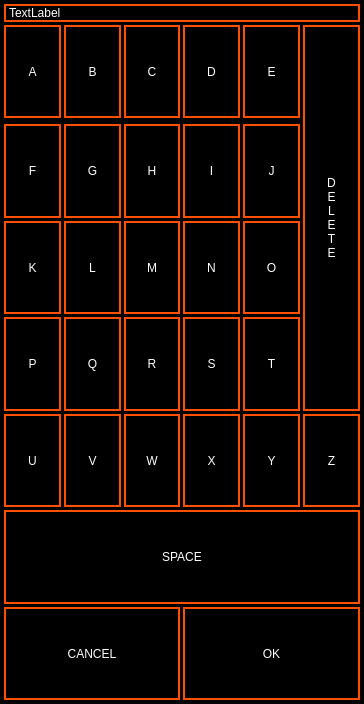
<?xml version="1.0" encoding="UTF-8"?>
<ui version="4.0">
 <class>SettingsUsernameKeyboardScreenPortrait</class>
 <widget class="QWidget" name="SettingsUsernameKeyboardScreenPortrait">
  <property name="windowModality">
   <enum>Qt::NonModal</enum>
  </property>
  <property name="geometry">
   <rect>
    <x>0</x>
    <y>0</y>
    <width>364</width>
    <height>704</height>
   </rect>
  </property>
  <property name="sizePolicy">
   <sizepolicy hsizetype="Expanding" vsizetype="Expanding">
    <horstretch>0</horstretch>
    <verstretch>0</verstretch>
   </sizepolicy>
  </property>
  <property name="windowTitle">
   <string notr="true">Keyboard</string>
  </property>
  <property name="styleSheet">
   <string notr="true">QWidget {
    background: black;
}

QToolButton {
	border: 2px solid #FE5000;
	background: black;
	color: white;
}

QToolButton:pressed {
	background: qlineargradient(x1:0, y1:0, x2:1, y2:1, stop:0 #FF1D1D, stop:1 #FE5000);
}

QLabel {
    color: white;
	border: 2px solid #FE5000;
}</string>
  </property>
  <layout class="QVBoxLayout" name="verticalLayout" stretch="0">
   <property name="spacing">
    <number>0</number>
   </property>
   <property name="leftMargin">
    <number>4</number>
   </property>
   <property name="topMargin">
    <number>4</number>
   </property>
   <property name="rightMargin">
    <number>4</number>
   </property>
   <property name="bottomMargin">
    <number>4</number>
   </property>
   <item>
    <layout class="QGridLayout" name="gridLayout">
     <property name="sizeConstraint">
      <enum>QLayout::SetDefaultConstraint</enum>
     </property>
     <property name="spacing">
      <number>3</number>
     </property>
     <item row="6" column="5">
      <widget class="QToolButton" name="zKeyBtn">
       <property name="sizePolicy">
        <sizepolicy hsizetype="Expanding" vsizetype="Expanding">
         <horstretch>0</horstretch>
         <verstretch>0</verstretch>
        </sizepolicy>
       </property>
       <property name="minimumSize">
        <size>
         <width>20</width>
         <height>0</height>
        </size>
       </property>
       <property name="styleSheet">
        <string notr="true"/>
       </property>
       <property name="text">
        <string>Z</string>
       </property>
       <attribute name="buttonGroup">
        <string notr="true">keyBtnGroup</string>
       </attribute>
      </widget>
     </item>
     <item row="4" column="0">
      <widget class="QToolButton" name="kKeyBtn">
       <property name="sizePolicy">
        <sizepolicy hsizetype="Expanding" vsizetype="Expanding">
         <horstretch>0</horstretch>
         <verstretch>0</verstretch>
        </sizepolicy>
       </property>
       <property name="minimumSize">
        <size>
         <width>20</width>
         <height>0</height>
        </size>
       </property>
       <property name="styleSheet">
        <string notr="true"/>
       </property>
       <property name="text">
        <string>K</string>
       </property>
       <attribute name="buttonGroup">
        <string notr="true">keyBtnGroup</string>
       </attribute>
      </widget>
     </item>
     <item row="4" column="3">
      <widget class="QToolButton" name="nKeyBtn">
       <property name="sizePolicy">
        <sizepolicy hsizetype="Expanding" vsizetype="Expanding">
         <horstretch>0</horstretch>
         <verstretch>0</verstretch>
        </sizepolicy>
       </property>
       <property name="minimumSize">
        <size>
         <width>20</width>
         <height>0</height>
        </size>
       </property>
       <property name="styleSheet">
        <string notr="true"/>
       </property>
       <property name="text">
        <string>N</string>
       </property>
       <attribute name="buttonGroup">
        <string notr="true">keyBtnGroup</string>
       </attribute>
      </widget>
     </item>
     <item row="6" column="3">
      <widget class="QToolButton" name="xKeyBtn">
       <property name="sizePolicy">
        <sizepolicy hsizetype="Expanding" vsizetype="Expanding">
         <horstretch>0</horstretch>
         <verstretch>0</verstretch>
        </sizepolicy>
       </property>
       <property name="minimumSize">
        <size>
         <width>20</width>
         <height>0</height>
        </size>
       </property>
       <property name="styleSheet">
        <string notr="true"/>
       </property>
       <property name="text">
        <string>X</string>
       </property>
       <attribute name="buttonGroup">
        <string notr="true">keyBtnGroup</string>
       </attribute>
      </widget>
     </item>
     <item row="3" column="3">
      <widget class="QToolButton" name="iKeyBtn">
       <property name="sizePolicy">
        <sizepolicy hsizetype="Expanding" vsizetype="Expanding">
         <horstretch>0</horstretch>
         <verstretch>0</verstretch>
        </sizepolicy>
       </property>
       <property name="minimumSize">
        <size>
         <width>20</width>
         <height>0</height>
        </size>
       </property>
       <property name="styleSheet">
        <string notr="true"/>
       </property>
       <property name="text">
        <string>I</string>
       </property>
       <attribute name="buttonGroup">
        <string notr="true">keyBtnGroup</string>
       </attribute>
      </widget>
     </item>
     <item row="6" column="2">
      <widget class="QToolButton" name="wKeyBtn">
       <property name="sizePolicy">
        <sizepolicy hsizetype="Expanding" vsizetype="Expanding">
         <horstretch>0</horstretch>
         <verstretch>0</verstretch>
        </sizepolicy>
       </property>
       <property name="minimumSize">
        <size>
         <width>20</width>
         <height>0</height>
        </size>
       </property>
       <property name="styleSheet">
        <string notr="true"/>
       </property>
       <property name="text">
        <string>W</string>
       </property>
       <attribute name="buttonGroup">
        <string notr="true">keyBtnGroup</string>
       </attribute>
      </widget>
     </item>
     <item row="1" column="2">
      <widget class="QToolButton" name="cKeyBtn">
       <property name="sizePolicy">
        <sizepolicy hsizetype="Expanding" vsizetype="Expanding">
         <horstretch>0</horstretch>
         <verstretch>0</verstretch>
        </sizepolicy>
       </property>
       <property name="minimumSize">
        <size>
         <width>20</width>
         <height>0</height>
        </size>
       </property>
       <property name="styleSheet">
        <string notr="true"/>
       </property>
       <property name="text">
        <string>C</string>
       </property>
       <attribute name="buttonGroup">
        <string notr="true">keyBtnGroup</string>
       </attribute>
      </widget>
     </item>
     <item row="3" column="4">
      <widget class="QToolButton" name="jKeyBtn">
       <property name="sizePolicy">
        <sizepolicy hsizetype="Expanding" vsizetype="Expanding">
         <horstretch>0</horstretch>
         <verstretch>0</verstretch>
        </sizepolicy>
       </property>
       <property name="minimumSize">
        <size>
         <width>20</width>
         <height>0</height>
        </size>
       </property>
       <property name="styleSheet">
        <string notr="true"/>
       </property>
       <property name="text">
        <string>J</string>
       </property>
       <attribute name="buttonGroup">
        <string notr="true">keyBtnGroup</string>
       </attribute>
      </widget>
     </item>
     <item row="3" column="1">
      <widget class="QToolButton" name="gKeyBtn">
       <property name="sizePolicy">
        <sizepolicy hsizetype="Expanding" vsizetype="Expanding">
         <horstretch>0</horstretch>
         <verstretch>0</verstretch>
        </sizepolicy>
       </property>
       <property name="minimumSize">
        <size>
         <width>20</width>
         <height>0</height>
        </size>
       </property>
       <property name="styleSheet">
        <string notr="true"/>
       </property>
       <property name="text">
        <string>G</string>
       </property>
       <attribute name="buttonGroup">
        <string notr="true">keyBtnGroup</string>
       </attribute>
      </widget>
     </item>
     <item row="5" column="2">
      <widget class="QToolButton" name="rKeyBtn">
       <property name="sizePolicy">
        <sizepolicy hsizetype="Expanding" vsizetype="Expanding">
         <horstretch>0</horstretch>
         <verstretch>0</verstretch>
        </sizepolicy>
       </property>
       <property name="minimumSize">
        <size>
         <width>20</width>
         <height>0</height>
        </size>
       </property>
       <property name="styleSheet">
        <string notr="true"/>
       </property>
       <property name="text">
        <string>R</string>
       </property>
       <attribute name="buttonGroup">
        <string notr="true">keyBtnGroup</string>
       </attribute>
      </widget>
     </item>
     <item row="5" column="1">
      <widget class="QToolButton" name="qKeyBtn">
       <property name="sizePolicy">
        <sizepolicy hsizetype="Expanding" vsizetype="Expanding">
         <horstretch>0</horstretch>
         <verstretch>0</verstretch>
        </sizepolicy>
       </property>
       <property name="minimumSize">
        <size>
         <width>20</width>
         <height>0</height>
        </size>
       </property>
       <property name="styleSheet">
        <string notr="true"/>
       </property>
       <property name="text">
        <string>Q</string>
       </property>
       <attribute name="buttonGroup">
        <string notr="true">keyBtnGroup</string>
       </attribute>
      </widget>
     </item>
     <item row="5" column="0">
      <widget class="QToolButton" name="pKeyBtn">
       <property name="sizePolicy">
        <sizepolicy hsizetype="Expanding" vsizetype="Expanding">
         <horstretch>0</horstretch>
         <verstretch>0</verstretch>
        </sizepolicy>
       </property>
       <property name="minimumSize">
        <size>
         <width>20</width>
         <height>0</height>
        </size>
       </property>
       <property name="styleSheet">
        <string notr="true"/>
       </property>
       <property name="text">
        <string>P</string>
       </property>
       <attribute name="buttonGroup">
        <string notr="true">keyBtnGroup</string>
       </attribute>
      </widget>
     </item>
     <item row="4" column="1">
      <widget class="QToolButton" name="lKeyBtn">
       <property name="sizePolicy">
        <sizepolicy hsizetype="Expanding" vsizetype="Expanding">
         <horstretch>0</horstretch>
         <verstretch>0</verstretch>
        </sizepolicy>
       </property>
       <property name="minimumSize">
        <size>
         <width>20</width>
         <height>0</height>
        </size>
       </property>
       <property name="styleSheet">
        <string notr="true"/>
       </property>
       <property name="text">
        <string>L</string>
       </property>
       <attribute name="buttonGroup">
        <string notr="true">keyBtnGroup</string>
       </attribute>
      </widget>
     </item>
     <item row="6" column="1">
      <widget class="QToolButton" name="vKeyBtn">
       <property name="sizePolicy">
        <sizepolicy hsizetype="Expanding" vsizetype="Expanding">
         <horstretch>0</horstretch>
         <verstretch>0</verstretch>
        </sizepolicy>
       </property>
       <property name="minimumSize">
        <size>
         <width>20</width>
         <height>0</height>
        </size>
       </property>
       <property name="styleSheet">
        <string notr="true"/>
       </property>
       <property name="text">
        <string>V</string>
       </property>
       <attribute name="buttonGroup">
        <string notr="true">keyBtnGroup</string>
       </attribute>
      </widget>
     </item>
     <item row="3" column="0">
      <widget class="QToolButton" name="fKeyBtn">
       <property name="sizePolicy">
        <sizepolicy hsizetype="Expanding" vsizetype="Expanding">
         <horstretch>0</horstretch>
         <verstretch>0</verstretch>
        </sizepolicy>
       </property>
       <property name="minimumSize">
        <size>
         <width>20</width>
         <height>0</height>
        </size>
       </property>
       <property name="styleSheet">
        <string notr="true"/>
       </property>
       <property name="text">
        <string>F</string>
       </property>
       <attribute name="buttonGroup">
        <string notr="true">keyBtnGroup</string>
       </attribute>
      </widget>
     </item>
     <item row="6" column="4">
      <widget class="QToolButton" name="yKeyBtn">
       <property name="sizePolicy">
        <sizepolicy hsizetype="Expanding" vsizetype="Expanding">
         <horstretch>0</horstretch>
         <verstretch>0</verstretch>
        </sizepolicy>
       </property>
       <property name="minimumSize">
        <size>
         <width>20</width>
         <height>0</height>
        </size>
       </property>
       <property name="styleSheet">
        <string notr="true"/>
       </property>
       <property name="text">
        <string>Y</string>
       </property>
       <attribute name="buttonGroup">
        <string notr="true">keyBtnGroup</string>
       </attribute>
      </widget>
     </item>
     <item row="4" column="2">
      <widget class="QToolButton" name="mKeyBtn">
       <property name="sizePolicy">
        <sizepolicy hsizetype="Expanding" vsizetype="Expanding">
         <horstretch>0</horstretch>
         <verstretch>0</verstretch>
        </sizepolicy>
       </property>
       <property name="minimumSize">
        <size>
         <width>20</width>
         <height>0</height>
        </size>
       </property>
       <property name="styleSheet">
        <string notr="true"/>
       </property>
       <property name="text">
        <string>M</string>
       </property>
       <attribute name="buttonGroup">
        <string notr="true">keyBtnGroup</string>
       </attribute>
      </widget>
     </item>
     <item row="6" column="0">
      <widget class="QToolButton" name="uKeyBtn">
       <property name="sizePolicy">
        <sizepolicy hsizetype="Expanding" vsizetype="Expanding">
         <horstretch>0</horstretch>
         <verstretch>0</verstretch>
        </sizepolicy>
       </property>
       <property name="minimumSize">
        <size>
         <width>20</width>
         <height>0</height>
        </size>
       </property>
       <property name="styleSheet">
        <string notr="true"/>
       </property>
       <property name="text">
        <string>U</string>
       </property>
       <attribute name="buttonGroup">
        <string notr="true">keyBtnGroup</string>
       </attribute>
      </widget>
     </item>
     <item row="3" column="2">
      <widget class="QToolButton" name="hKeyBtn">
       <property name="sizePolicy">
        <sizepolicy hsizetype="Expanding" vsizetype="Expanding">
         <horstretch>0</horstretch>
         <verstretch>0</verstretch>
        </sizepolicy>
       </property>
       <property name="minimumSize">
        <size>
         <width>20</width>
         <height>0</height>
        </size>
       </property>
       <property name="styleSheet">
        <string notr="true"/>
       </property>
       <property name="text">
        <string>H</string>
       </property>
       <attribute name="buttonGroup">
        <string notr="true">keyBtnGroup</string>
       </attribute>
      </widget>
     </item>
     <item row="1" column="4">
      <widget class="QToolButton" name="eKeyBtn">
       <property name="sizePolicy">
        <sizepolicy hsizetype="Expanding" vsizetype="Expanding">
         <horstretch>0</horstretch>
         <verstretch>0</verstretch>
        </sizepolicy>
       </property>
       <property name="minimumSize">
        <size>
         <width>20</width>
         <height>0</height>
        </size>
       </property>
       <property name="styleSheet">
        <string notr="true"/>
       </property>
       <property name="text">
        <string>E</string>
       </property>
       <attribute name="buttonGroup">
        <string notr="true">keyBtnGroup</string>
       </attribute>
      </widget>
     </item>
     <item row="1" column="1">
      <widget class="QToolButton" name="bKeyBtn">
       <property name="sizePolicy">
        <sizepolicy hsizetype="Expanding" vsizetype="Expanding">
         <horstretch>0</horstretch>
         <verstretch>0</verstretch>
        </sizepolicy>
       </property>
       <property name="minimumSize">
        <size>
         <width>20</width>
         <height>0</height>
        </size>
       </property>
       <property name="styleSheet">
        <string notr="true"/>
       </property>
       <property name="text">
        <string>B</string>
       </property>
       <attribute name="buttonGroup">
        <string notr="true">keyBtnGroup</string>
       </attribute>
      </widget>
     </item>
     <item row="5" column="4">
      <widget class="QToolButton" name="tKeyBtn">
       <property name="sizePolicy">
        <sizepolicy hsizetype="Expanding" vsizetype="Expanding">
         <horstretch>0</horstretch>
         <verstretch>0</verstretch>
        </sizepolicy>
       </property>
       <property name="minimumSize">
        <size>
         <width>20</width>
         <height>0</height>
        </size>
       </property>
       <property name="styleSheet">
        <string notr="true"/>
       </property>
       <property name="text">
        <string>T</string>
       </property>
       <attribute name="buttonGroup">
        <string notr="true">keyBtnGroup</string>
       </attribute>
      </widget>
     </item>
     <item row="4" column="4">
      <widget class="QToolButton" name="oKeyBtn">
       <property name="sizePolicy">
        <sizepolicy hsizetype="Expanding" vsizetype="Expanding">
         <horstretch>0</horstretch>
         <verstretch>0</verstretch>
        </sizepolicy>
       </property>
       <property name="minimumSize">
        <size>
         <width>20</width>
         <height>0</height>
        </size>
       </property>
       <property name="styleSheet">
        <string notr="true"/>
       </property>
       <property name="text">
        <string>O</string>
       </property>
       <attribute name="buttonGroup">
        <string notr="true">keyBtnGroup</string>
       </attribute>
      </widget>
     </item>
     <item row="1" column="3">
      <widget class="QToolButton" name="dKeyBtn">
       <property name="sizePolicy">
        <sizepolicy hsizetype="Expanding" vsizetype="Expanding">
         <horstretch>0</horstretch>
         <verstretch>0</verstretch>
        </sizepolicy>
       </property>
       <property name="minimumSize">
        <size>
         <width>20</width>
         <height>0</height>
        </size>
       </property>
       <property name="styleSheet">
        <string notr="true"/>
       </property>
       <property name="text">
        <string>D</string>
       </property>
       <attribute name="buttonGroup">
        <string notr="true">keyBtnGroup</string>
       </attribute>
      </widget>
     </item>
     <item row="1" column="0">
      <widget class="QToolButton" name="aKeyBtn">
       <property name="sizePolicy">
        <sizepolicy hsizetype="Expanding" vsizetype="Expanding">
         <horstretch>0</horstretch>
         <verstretch>0</verstretch>
        </sizepolicy>
       </property>
       <property name="minimumSize">
        <size>
         <width>20</width>
         <height>0</height>
        </size>
       </property>
       <property name="styleSheet">
        <string notr="true"/>
       </property>
       <property name="text">
        <string>A</string>
       </property>
       <attribute name="buttonGroup">
        <string notr="true">keyBtnGroup</string>
       </attribute>
      </widget>
     </item>
     <item row="5" column="3">
      <widget class="QToolButton" name="sKeyBtn">
       <property name="sizePolicy">
        <sizepolicy hsizetype="Expanding" vsizetype="Expanding">
         <horstretch>0</horstretch>
         <verstretch>0</verstretch>
        </sizepolicy>
       </property>
       <property name="minimumSize">
        <size>
         <width>20</width>
         <height>0</height>
        </size>
       </property>
       <property name="styleSheet">
        <string notr="true"/>
       </property>
       <property name="text">
        <string>S</string>
       </property>
       <attribute name="buttonGroup">
        <string notr="true">keyBtnGroup</string>
       </attribute>
      </widget>
     </item>
     <item row="0" column="0" colspan="6">
      <widget class="QLabel" name="usernameValueLabel">
       <property name="sizePolicy">
        <sizepolicy hsizetype="Preferred" vsizetype="Preferred">
         <horstretch>0</horstretch>
         <verstretch>0</verstretch>
        </sizepolicy>
       </property>
       <property name="styleSheet">
        <string notr="true"/>
       </property>
       <property name="text">
        <string>TextLabel</string>
       </property>
       <property name="alignment">
        <set>Qt::AlignLeading|Qt::AlignLeft|Qt::AlignVCenter</set>
       </property>
      </widget>
     </item>
     <item row="8" column="0" colspan="3">
      <widget class="QToolButton" name="cancelKeyBtn">
       <property name="sizePolicy">
        <sizepolicy hsizetype="Expanding" vsizetype="Expanding">
         <horstretch>0</horstretch>
         <verstretch>0</verstretch>
        </sizepolicy>
       </property>
       <property name="minimumSize">
        <size>
         <width>20</width>
         <height>0</height>
        </size>
       </property>
       <property name="styleSheet">
        <string notr="true"/>
       </property>
       <property name="text">
        <string>CANCEL</string>
       </property>
      </widget>
     </item>
     <item row="8" column="3" colspan="3">
      <widget class="QToolButton" name="okayKeyBtn">
       <property name="sizePolicy">
        <sizepolicy hsizetype="Expanding" vsizetype="Expanding">
         <horstretch>0</horstretch>
         <verstretch>0</verstretch>
        </sizepolicy>
       </property>
       <property name="minimumSize">
        <size>
         <width>20</width>
         <height>0</height>
        </size>
       </property>
       <property name="styleSheet">
        <string notr="true"/>
       </property>
       <property name="text">
        <string>OK</string>
       </property>
      </widget>
     </item>
     <item row="7" column="0" colspan="6">
      <widget class="QToolButton" name="spaceKeyBtn">
       <property name="sizePolicy">
        <sizepolicy hsizetype="Expanding" vsizetype="Expanding">
         <horstretch>0</horstretch>
         <verstretch>0</verstretch>
        </sizepolicy>
       </property>
       <property name="minimumSize">
        <size>
         <width>20</width>
         <height>0</height>
        </size>
       </property>
       <property name="styleSheet">
        <string notr="true"/>
       </property>
       <property name="text">
        <string>SPACE</string>
       </property>
       <attribute name="buttonGroup">
        <string notr="true">keyBtnGroup</string>
       </attribute>
      </widget>
     </item>
     <item row="1" column="5" rowspan="5">
      <widget class="QToolButton" name="deleteKeyBtn">
       <property name="sizePolicy">
        <sizepolicy hsizetype="Expanding" vsizetype="Expanding">
         <horstretch>0</horstretch>
         <verstretch>0</verstretch>
        </sizepolicy>
       </property>
       <property name="styleSheet">
        <string notr="true"/>
       </property>
       <property name="text">
        <string>D
E
L
E
T
E</string>
       </property>
       <property name="autoRepeat">
        <bool>true</bool>
       </property>
       <property name="autoRepeatDelay">
        <number>500</number>
       </property>
      </widget>
     </item>
    </layout>
   </item>
  </layout>
 </widget>
 <resources/>
 <connections/>
 <buttongroups>
  <buttongroup name="keyBtnGroup"/>
 </buttongroups>
</ui>
